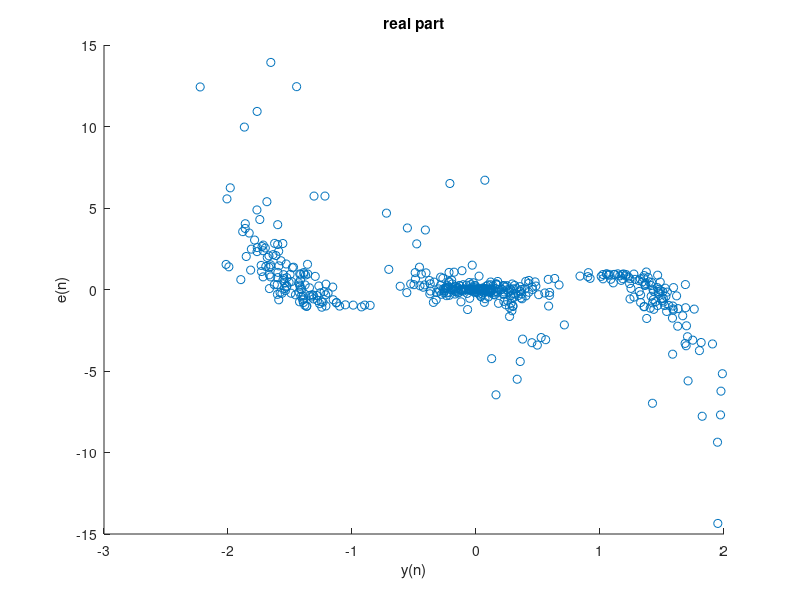
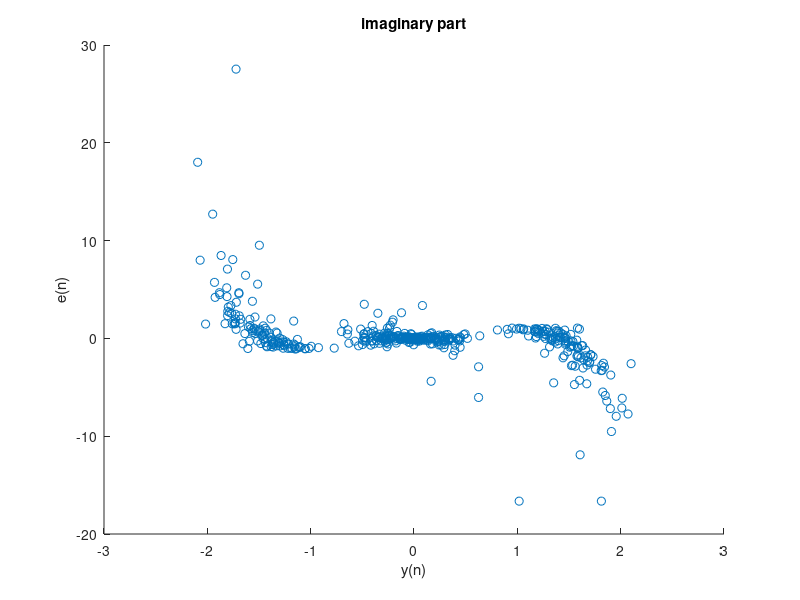
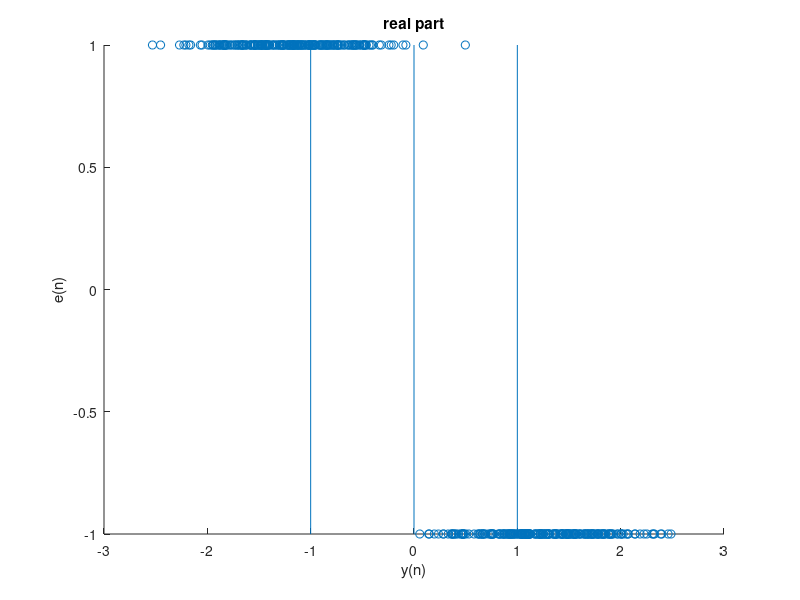
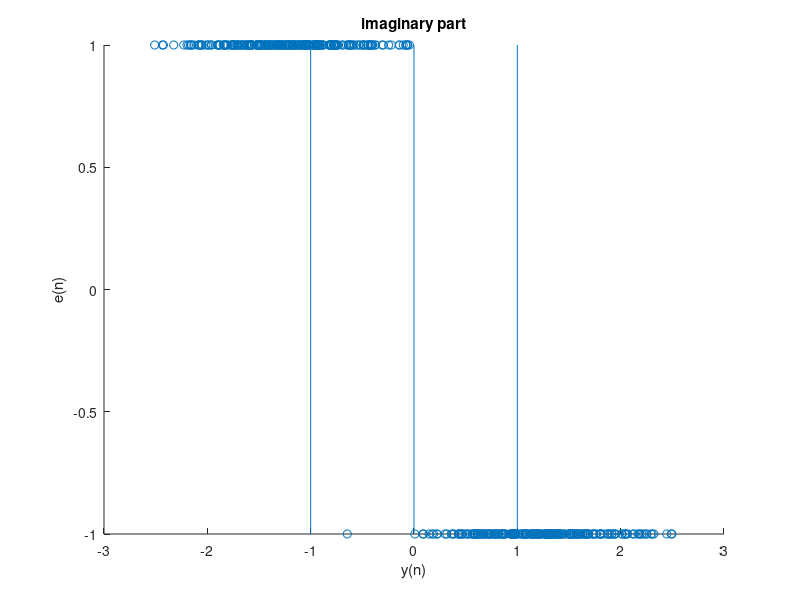

Reproduce these figures in MATLAB, in order.
%% 16.9 a
N = 500; % number of bits to be sent
symbol_r = round(rand(1,N))*2-1; % generate the bitstream
symbol_i = round(rand(1,N))*2-1; % generate the bitstream
symbol = symbol_r + 1i * symbol_i;
L=20; % smoothing length L+1
ChL=2;  % length of the channel= ChL+1
EqD=round((L+ChL)/2);  %  channel equalization delay
Ch=randn(1,ChL+1)+1i*randn(1,ChL+1);
Ch=Ch/norm(Ch);% normalize
x=filter(Ch,1,symbol); %channel distortion

%estimation using CMA
K=N-L;   % Discard initial samples for avoiding 0's and negative
X=zeros(L+1,K);  %each vector
for i=1:K
    X(:,i)=x(i+L:-1:i).';
end
e_r=zeros(1,K);  % to store the error signal
e_i=zeros(1,K);  % to store the error signal
c_r=zeros(L+1,1); c_r(EqD)=1;    % initial condition
c_i=zeros(L+1,1); c_i(EqD)=1;    % initial condition
e = e_r + 1i*e_i;
c = c_r + 1i*c_i;
R2=2;                  % constant modulous of QPSK symbols
mu=0.001;      % step size
for i=1:K
   e(i)=(c'*X(:,i))*(R2-abs((c'*X(:,i)))^2);
   c=c+mu*(conj(e(i))*X(:,i));
   c(EqD)=1+1i;
%    y = c'*X(:,i);
%    e_r(i)=real(y)*(R2-(real(y))^2-(imag(y))^2);
%    e_i(i)=imag(y)*(R2-(real(y))^2-(imag(y))^2);
%    c_r=c_r+mu*(e_r(i)*real(X(:,i))-e_i(i)*imag(X(:,i)));
%    c_i=c_i+mu*(e_r(i)*imag(X(:,i))-e_i(i)*real(X(:,i)));
%    c_r(EqD)=1;
%    c_i(EqD)=1;
%    c = c_r + 1i*c_i;
end   
   
sym_r=real(c'*X);   % symbol estimation
sym_i=imag(c'*X);   % symbol estimation
figure;
scatter(sym_r,real(e));
title('real part')
xlabel('y(n)')
ylabel('e(n)')
figure;
scatter(sym_i,imag(e));
title('imaginary part')
xlabel('y(n)')
ylabel('e(n)')

%% 16.9 b
N = 500; % number of bits to be sent
symbol_r = round(rand(1,N))*2-1; % generate the bitstream
symbol_i = round(rand(1,N))*2-1; % generate the bitstream
symbol = symbol_r + 1i * symbol_i;
L=20; % smoothing length L+1
ChL=2;  % length of the channel= ChL+1
EqD=round((L+ChL)/2);  %  channel equalization delay
Ch=randn(1,ChL+1)+1i*randn(1,ChL+1);
Ch=Ch/norm(Ch);% normalize
x=filter(Ch,1,symbol); %channel distortion

%estimation using CMA
K=N-L;   %% Discard initial samples for avoiding 0's and negative
X=zeros(L+1,K);  %each vector
for i=1:K
    X(:,i)=x(i+L:-1:i).';
end
e_r=zeros(1,K);  % to store the error signal
e_i=zeros(1,K);  % to store the error signal
e = e_r + 1i*e_i;
c_r=zeros(L+1,1); c_r(EqD)=1;    % initial condition
c_i=zeros(L+1,1); c_i(EqD)=1;    % initial condition
c = c_r + 1i*c_i;
R2=1;                  % constant modulous of QPSK symbols
mu=0.001;      % step size
for i=1:K
   e(i)=(c'*X(:,i))*(R2-abs((c'*X(:,i)))^2);
   e_r = sign(real(e(i)));
   e_i = sign(imag(e(i)));
   e(i) = e_r + 1i*e_i;
   c=c+mu*(conj(e(i))*X(:,i));
   c(EqD)=1+1i;
%    y = c'*X(:,i);
%    e_r(i)=sign(real(y)*(R2-(real(y))^2-(imag(y))^2));
%    e_i(i)=sign(imag(y)*(R2-(real(y))^2-(imag(y))^2));
%    c_r=c_r+mu*(e_r(i)*real(X(:,i))-e_i(i)*imag(X(:,i)));
%    c_i=c_i+mu*(e_r(i)*imag(X(:,i))-e_i(i)*real(X(:,i)));
%    c_r(EqD)=1;
%    c_i(EqD)=1;
%    c = c_r + 1i*c_i;
end   
   
sym_r=real(c'*X);   % symbol estimation
sym_i=imag(c'*X);   % symbol estimation
figure;
scatter(sym_r,real(e));
hold on;
line([-1 -1], ylim);
line([0 0], ylim);
line([1 1], ylim);
title('real part')
xlabel('y(n)')
ylabel('e(n)')
figure;
scatter(sym_i,imag(e));
hold on;
line([-1 -1], ylim);
line([0 0], ylim);
line([1 1], ylim);
title('imaginary part')
xlabel('y(n)')
ylabel('e(n)')
